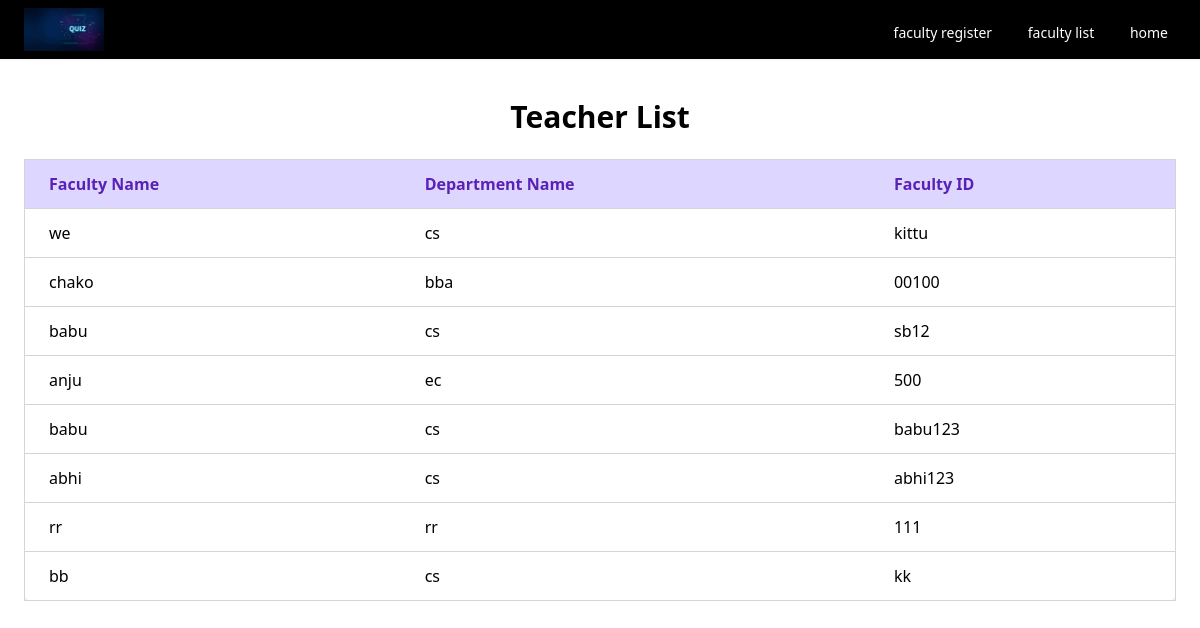
Page /teachers on the earlier database version.
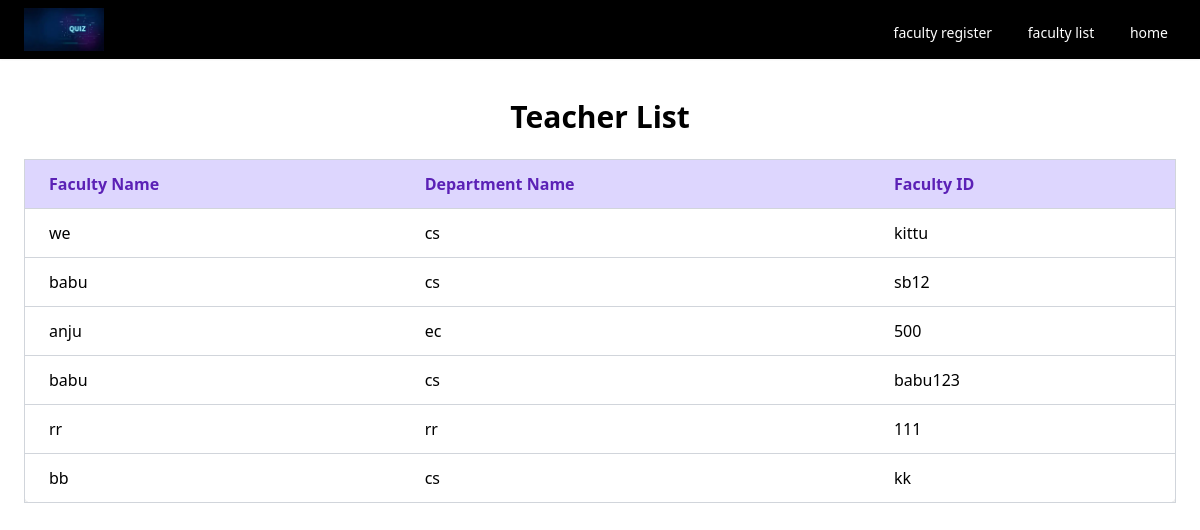
Same page on the later database version.
### Common/models.py (models this page shows, shortened)
class faculty_registration(models.Model):
    faculty_id = models.CharField(max_length=30,primary_key=True)
    password = models.CharField(max_length=30)
    department_name = models.CharField(max_length=30)
    faculty_name = models.CharField(max_length=30)

### user/views.py (the view)
# urls.py: path('teachers',views.teachers,name='teachers_list'),
def teachers(request):
     data=faculty_registration.objects.all()
     return render(request,"teachers.html",{'teacherdata':data})

### user/Templates/teachers.html (shortened to what this page needs)
<!DOCTYPE html>
{% include 'uheader.html' %}
{% load widget_tweaks %}
<html lang="en">
<head>
    <script src="https://cdn.tailwindcss.com"></script>
</head>
<body class="bg-violet-50 text-violet-800">
    <section class="max-w-7xl mx-auto px-6 py-10">
        <h2 class="text-3xl font-bold mb-6 text-center">Teacher List</h2>
        <div class="overflow-x-auto">
            <table class="min-w-full bg-white border border-gray-300 rounded-lg shadow-md">
                <thead>
                    <tr class="bg-violet-200 text-violet-800">
                        <th class="py-3 px-6 border-b border-gray-300 text-left">Faculty Name</th>
                        <th class="py-3 px-6 border-b border-gray-300 text-left">Department Name</th>
                        <th class="py-3 px-6 border-b border-gray-300 text-left">Faculty ID</th>
                    </tr>
                </thead>
                <tbody>
                    {% for t in teacherdata %}
                    <tr class="hover:bg-violet-100">
                        <td class="py-3 px-6 border-b border-gray-300">{{ t.faculty_name }}</td>
                        <td class="py-3 px-6 border-b border-gray-300">{{ t.department_name }}</td>
                        <td class="py-3 px-6 border-b border-gray-300">{{ t.faculty_id }}</td>
                    </tr>
                    {% endfor %}
                </tbody>
            </table>
        </div>
    </section>

Differences in the rows shown:
removed faculty_registration: faculty_name "chako", department_name "bba", faculty_id "00100"
removed faculty_registration: faculty_name "abhi", department_name "cs", faculty_id "abhi123"
